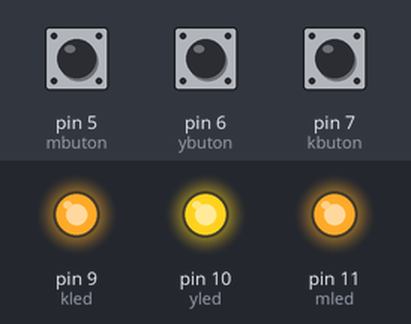
A sketch run on a simulated Arduino Uno, built with avr-gcc and run on an emulated ATmega328P. Parts: output pins drawn as LEDs (lit = HIGH). The test bench sets the inputs (shaded band); at power-on: pin 5 (mbuton) LOW, pin 6 (ybuton) LOW, pin 7 (kbuton) LOW.

Above: at 1.2 s.
1.3 s: pin 5 (mbuton) pulled HIGH for 1 s
At 3.4 s:
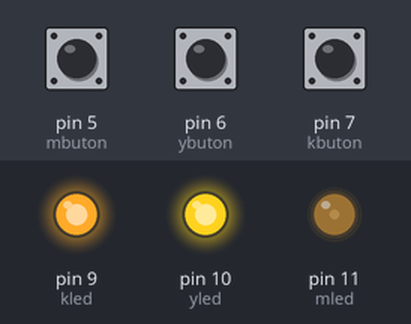
3.8 s: pin 6 (ybuton) pulled HIGH for 3.2 s
At 8.1 s:
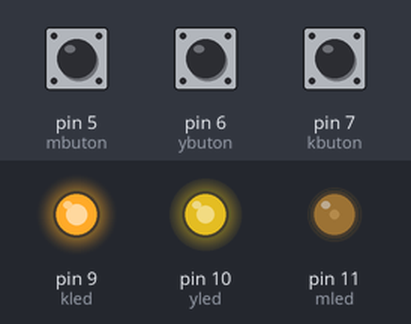
8.5 s: pin 7 (kbuton) pulled HIGH for 0.15 s
At 9.8 s:
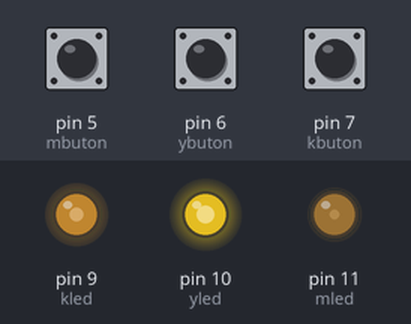
10.1 s: pin 5 (mbuton) pulled HIGH for 0.15 s
11.7 s: pin 6 (ybuton) pulled HIGH for 0.15 s
At 12.7 s:
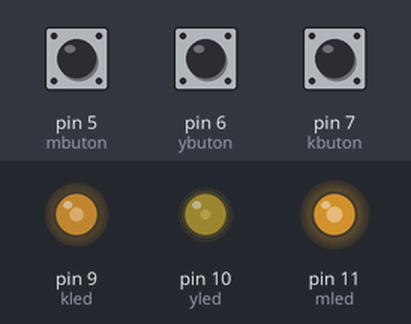
13.3 s: pin 7 (kbuton) pulled HIGH for 1 s
At 14.24 s:
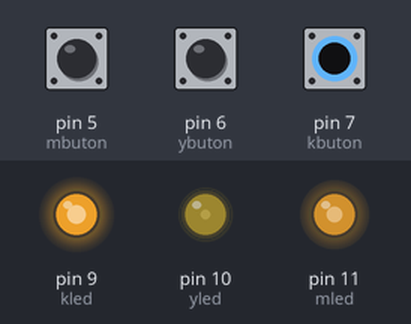
Timing chart, 0 to 16.3 s (numbered marks = the images above; inputs shaded):
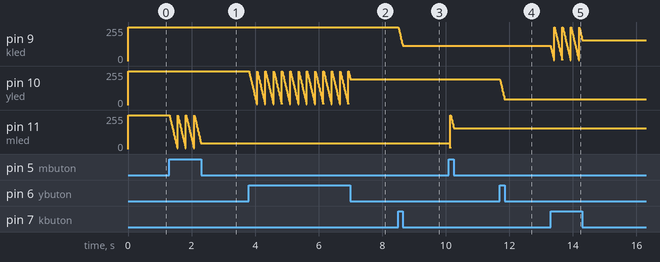

The sketch:

index.ino
```cpp
int kled=9;
int yled=10;
int mled=11;
int kbuton=7;
int ybuton=6;
int mbuton=5;
int kirmizi=0;
int yesil=0;
int mavi=0;
void setup() {
pinMode(kled,OUTPUT);
pinMode(yled,OUTPUT);
pinMode(mled,OUTPUT);
pinMode(kbuton,INPUT);
pinMode(ybuton,INPUT);
pinMode(mbuton,INPUT);
}
void loop() {
 if(digitalRead(kbuton)==HIGH)
 {
 kirmizi+=10;
 if(kirmizi>255)
 kirmizi=0;
 }
 if(digitalRead(ybuton)==HIGH)
 {
 yesil+=10;
 if(yesil>255)
 yesil=0;
 }
 if(digitalRead(mbuton)==HIGH)
 {
 mavi+=10;
 if(mavi>255)
 mavi=0;
 }
 renkayarla(kirmizi,yesil,mavi);
 delay(10);
}
void renkayarla(int kirmizi, int yesil, int mavi)
{
 kirmizi=255-kirmizi;
 yesil=255-yesil;
 mavi=255-mavi;
 analogWrite(kled,kirmizi);
 analogWrite(yled,yesil);
 analogWrite(mled,mavi);

}
```

Measured:
- after the input at 1.3 s, pin 11 (mled): ramps from 255/255 to 5/255 and jumps back, once every 0.26 s
- after the input at 3.8 s, pin 10 (yled): ramps from 255/255 to 5/255 and jumps back, once every 0.26 s
- after the input at 8.5 s, pin 9 (kled): moves from 255/255 to 115/255 over 0.13 s, starting at once
- after the input at 11.7 s, pin 10 (yled): moves from 195/255 to 45/255 over 0.14 s, starting at once
- after the input at 13.3 s, pin 9 (kled): ramps from 255/255 to 5/255 and jumps back, once every 0.26 s
